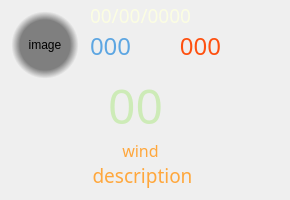
      <widget class="QWidget" name="forecast_tab">
       <attribute name="title">
        <string>Прогноз</string>
       </attribute>
       <widget class="QLabel" name="forecast_date_label">
        <property name="geometry">
         <rect>
          <x>90</x>
          <y>5</y>
          <width>111</width>
          <height>21</height>
         </rect>
        </property>
        <property name="font">
         <font>
          <family>Source Sans Pro SemiBold</family>
          <pointsize>14</pointsize>
          <weight>50</weight>
          <italic>false</italic>
          <bold>false</bold>
         </font>
        </property>
        <property name="styleSheet">
         <string notr="true">QLabel
{
	background-color: transparent;
	color: #FBFDE2;
	font: 14pt &quot;Source Sans Pro SemiBold&quot;;
}</string>
        </property>
        <property name="text">
         <string>00/00/0000</string>
        </property>
        <property name="alignment">
         <set>Qt::AlignLeading|Qt::AlignLeft|Qt::AlignVCenter</set>
        </property>
       </widget>
       <widget class="QLabel" name="forecast_temperature_label">
        <property name="geometry">
         <rect>
          <x>10</x>
          <y>80</y>
          <width>251</width>
          <height>51</height>
         </rect>
        </property>
        <property name="font">
         <font>
          <family>Source Sans Pro SemiBold</family>
          <pointsize>36</pointsize>
          <weight>50</weight>
          <italic>false</italic>
          <bold>false</bold>
         </font>
        </property>
        <property name="styleSheet">
         <string notr="true">QLabel
{
	background-color: transparent;
	color: #CDEBB7;
	font: 36pt &quot;Source Sans Pro SemiBold&quot;;
}</string>
        </property>
        <property name="text">
         <string>00</string>
        </property>
        <property name="alignment">
         <set>Qt::AlignCenter</set>
        </property>
       </widget>
       <widget class="QLabel" name="forecast_humidity_label">
        <property name="geometry">
         <rect>
          <x>90</x>
          <y>30</y>
          <width>61</width>
          <height>31</height>
         </rect>
        </property>
        <property name="font">
         <font>
          <family>Source Sans Pro SemiBold</family>
          <pointsize>18</pointsize>
          <weight>50</weight>
          <italic>false</italic>
          <bold>false</bold>
         </font>
        </property>
        <property name="styleSheet">
         <string notr="true">QLabel
{
	background-color: transparent;
	color: #5da6e2;
	font: 18pt &quot;Source Sans Pro SemiBold&quot;;
}</string>
        </property>
        <property name="text">
         <string>000</string>
        </property>
        <property name="alignment">
         <set>Qt::AlignLeading|Qt::AlignLeft|Qt::AlignVCenter</set>
        </property>
       </widget>
       <widget class="QLabel" name="forecast_pressure_label">
        <property name="geometry">
         <rect>
          <x>150</x>
          <y>30</y>
          <width>71</width>
          <height>31</height>
         </rect>
        </property>
        <property name="font">
         <font>
          <family>Source Sans Pro SemiBold</family>
          <pointsize>18</pointsize>
          <weight>50</weight>
          <italic>false</italic>
          <bold>false</bold>
         </font>
        </property>
        <property name="styleSheet">
         <string notr="true">QLabel
{
	background-color: transparent;
	color: #FE5010;
	font: 18pt &quot;Source Sans Pro SemiBold&quot;;
}</string>
        </property>
        <property name="text">
         <string>000</string>
        </property>
        <property name="alignment">
         <set>Qt::AlignRight|Qt::AlignTrailing|Qt::AlignVCenter</set>
        </property>
       </widget>
       <widget class="QLabel" name="forecast_image_label">
        <property name="geometry">
         <rect>
          <x>5</x>
          <y>5</y>
          <width>80</width>
          <height>80</height>
         </rect>
        </property>
        <property name="styleSheet">
         <string notr="true">background-color: qradialgradient(spread:pad, cx:0.5, cy:0.5, radius:0.5, fx:0.5, fy:0.5, stop:0.626866 rgba(127, 127, 127, 255), stop:0.840796 rgba(0, 0, 0, 0));</string>
        </property>
        <property name="text">
         <string>image</string>
        </property>
        <property name="scaledContents">
         <bool>false</bool>
        </property>
        <property name="alignment">
         <set>Qt::AlignCenter</set>
        </property>
       </widget>
       <widget class="QLabel" name="forecast_description_label">
        <property name="geometry">
         <rect>
          <x>5</x>
          <y>160</y>
          <width>275</width>
          <height>31</height>
         </rect>
        </property>
        <property name="font">
         <font>
          <family>Source Pro</family>
          <pointsize>14</pointsize>
          <weight>50</weight>
          <italic>false</italic>
          <bold>false</bold>
         </font>
        </property>
        <property name="styleSheet">
         <string notr="true">QLabel
{
	background-color: transparent;
	color: #ffa73c;
	font: 14pt &quot;Source Pro&quot;;
}</string>
        </property>
        <property name="frameShadow">
         <enum>QFrame::Plain</enum>
        </property>
        <property name="text">
         <string>description</string>
        </property>
        <property name="alignment">
         <set>Qt::AlignCenter</set>
        </property>
       </widget>
       <widget class="QLabel" name="forecast_wind_label">
        <property name="geometry">
         <rect>
          <x>0</x>
          <y>140</y>
          <width>281</width>
          <height>21</height>
         </rect>
        </property>
        <property name="font">
         <font>
          <family>Source Sans Pro SemiBold</family>
          <pointsize>12</pointsize>
          <weight>50</weight>
          <italic>false</italic>
          <bold>false</bold>
         </font>
        </property>
        <property name="styleSheet">
         <string notr="true">QLabel
{
	background-color: transparent;
	color: #ffa73c;
	font: 12pt &quot;Source Sans Pro SemiBold&quot;;
}</string>
        </property>
        <property name="text">
         <string>wind</string>
        </property>
        <property name="alignment">
         <set>Qt::AlignCenter</set>
        </property>
       </widget>
      </widget>
